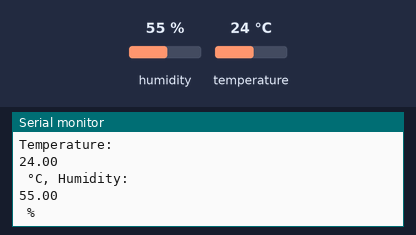
A sketch run on a simulated ESP8266 (NodeMCU). On the bench: the last lines printed to the serial monitor. The test bench sets the inputs (shaded band); at power-on: humidity 55 %, temperature 24 °C. WiFi joins after 1.5 s; servers stay silent unless stated.

Above: at 3.0 s.
3.1 s: humidity set to 22 %
At 4.4 s:
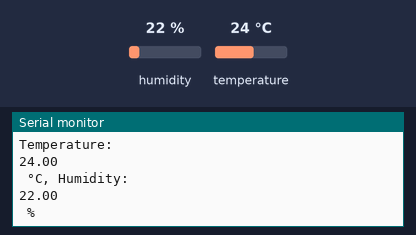
4.6 s: temperature set to 12 °C
6.1 s: humidity set to 40 %
At 9.6 s:
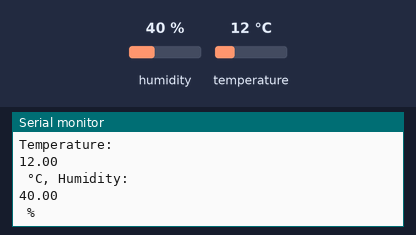
Timing chart, 0 to 11.1 s (numbered marks = the images above; inputs shaded):
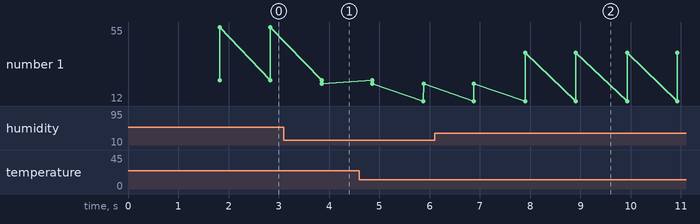

The sketch:

IOT_final.ino
```cpp
#define BLYNK_PRINT Serial               // Enable Blynk debug prints on the Serial Monitor

#define BLYNK_TEMPLATE_ID "YOUR_BLYNK_TEMPLATE_ID"
#define BLYNK_TEMPLATE_NAME "YOUR_BLYNK_TEMPLATE_NAME"
#define BLYNK_AUTH_TOKEN "YOUR_BLYNK_AUTH_TOKEN"

#define DHTPIN 0      // Pin where the DHT11 sensor is connected
#define DHTTYPE DHT11 // Define the sensor type as DHT11

#include <ESP8266WiFi.h>          // Include WiFi library for ESP8266
#include <BlynkSimpleEsp8266.h>   // Include Blynk library for ESP8266
#include <DHT.h>                  // Include DHT sensor library

// WiFi credentials
char ssid[] = "YOUR_WIFI_SSID";
char pass[] = "YOUR_WIFI_PASSWORD";

DHT dht(DHTPIN, DHTTYPE);         // Initialize DHT sensor on defined pin and type
BlynkTimer timer;                 // Create a Blynk timer object

void setup()
{
  Serial.begin(9600);                     // Start serial communication at 9600 bps
  dht.begin();                            // Initialize DHT sensor
  Blynk.begin(BLYNK_AUTH_TOKEN, ssid, pass); // Connect to WiFi and Blynk server using credentials
}

void loop()
{
  Blynk.run();                            // Keep the Blynk connection alive

  float humidity = dht.readHumidity();    // Read humidity from DHT sensor
  float temperature = dht.readTemperature(); // Read temperature in Celsius from DHT sensor

  if (isnan(humidity) || isnan(temperature)) { // Check if reading failed
    Serial.println("Failed to read from DHT sensor!"); // Print error message
    return;                                 // Exit loop if sensor failed
  }

  Serial.println("Temperature: ");         // Print label
  Serial.println(temperature);             // Print temperature value
  Serial.println(" °C, Humidity: ");       // Print label
  Serial.println(humidity);                // Print humidity value
  Serial.println(" %");                    // Print unit

  Blynk.virtualWrite(V0, humidity);        // Send humidity to Blynk app on virtual pin V0
  Blynk.virtualWrite(V1, temperature);     // Send temperature to Blynk app on virtual pin V1

  delay(1000);                             // Wait for 1 second before next reading
}
```

Measured:
- after the input at 3.1 s, the serial monitor: prints a new line after 0.75 s (image 1)
- after the input at 6.1 s, the serial monitor: prints a new line after 1.8 s (image 2)
- plotted number 1: 55 → 22 after the input at 3.1 s, 22 → 40 after the input at 6.1 s
